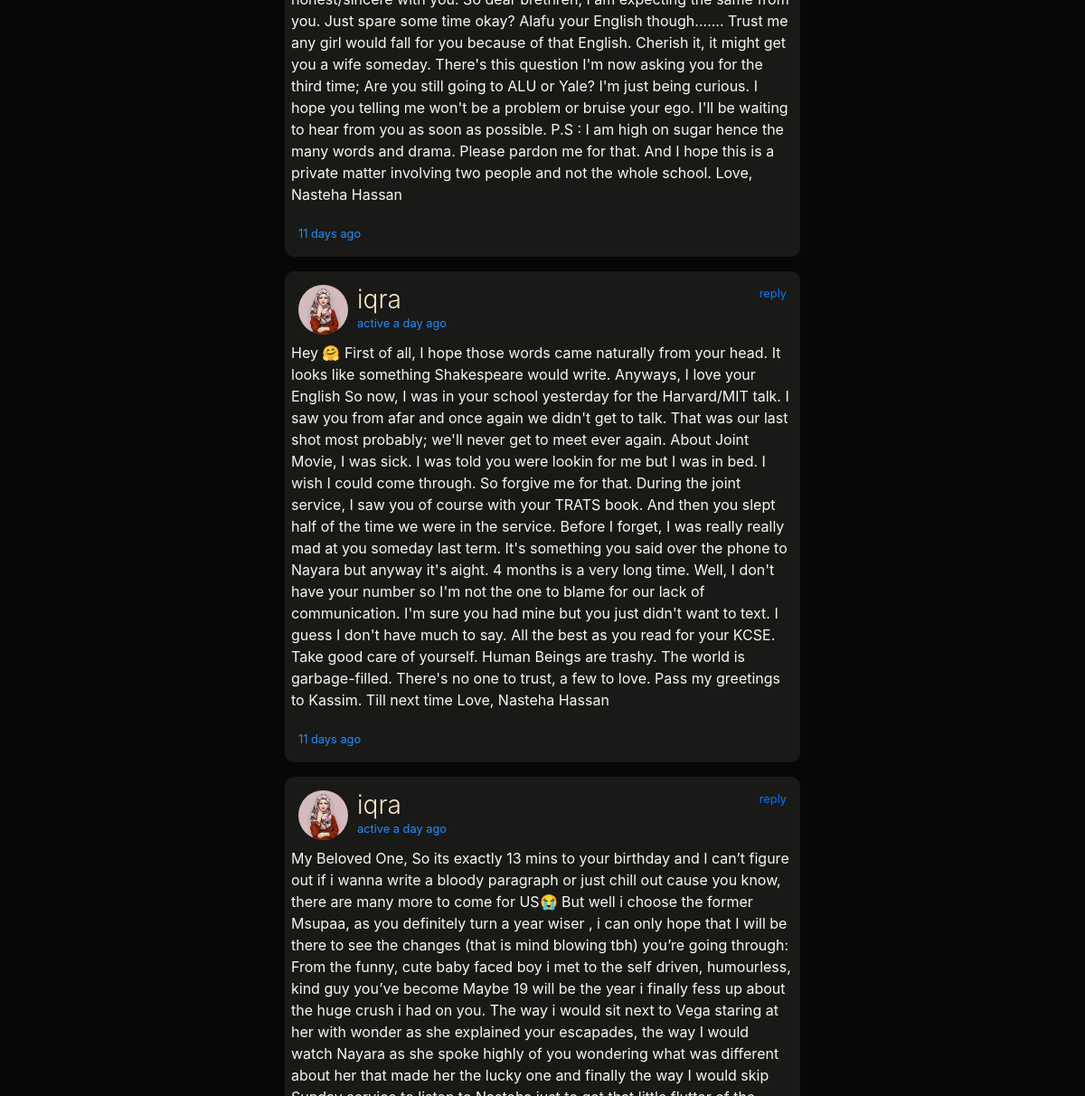
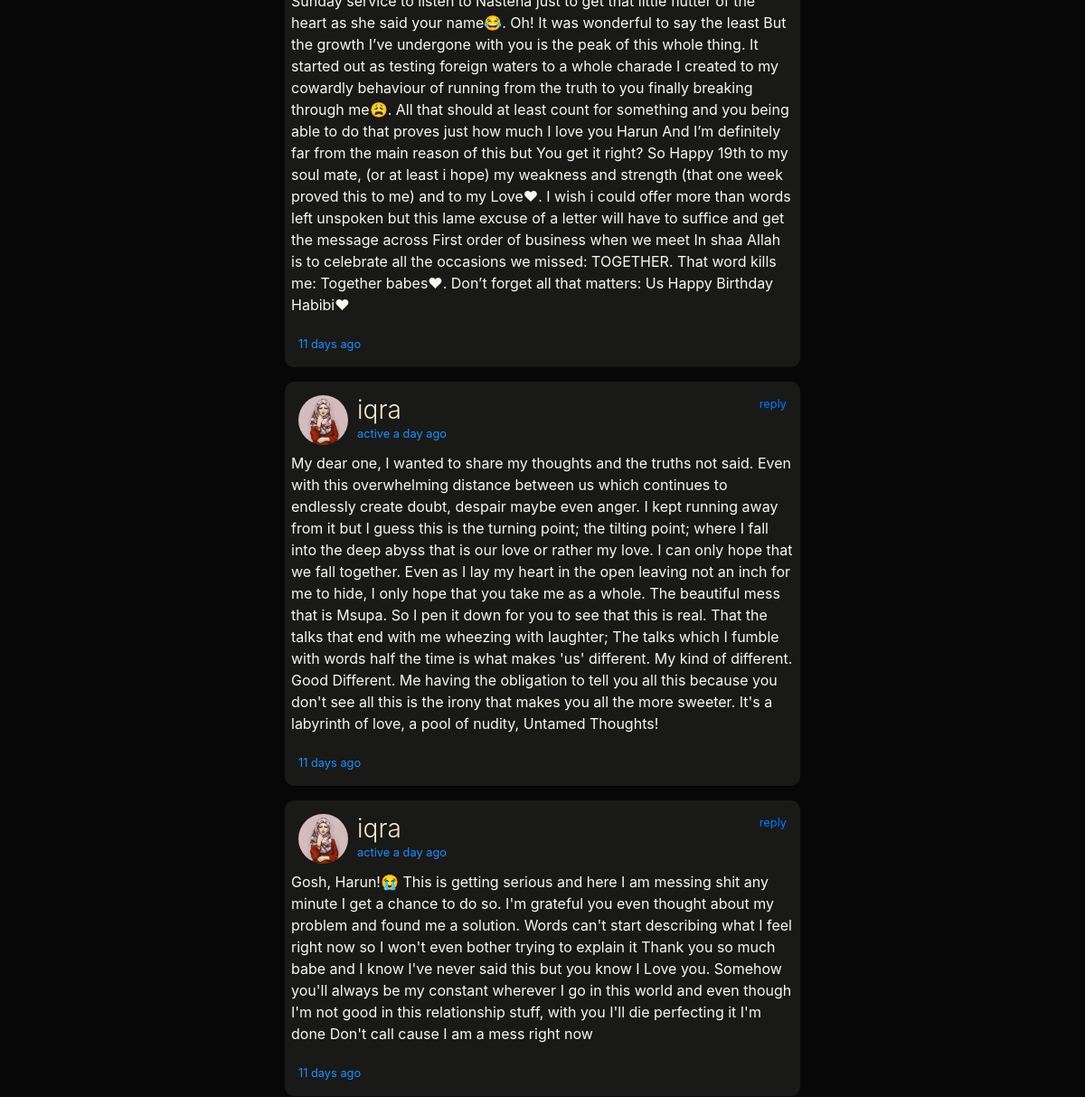
/messages (signed in, middle part), run on an earlier commit of the app's database (2 pictures, top to bottom).
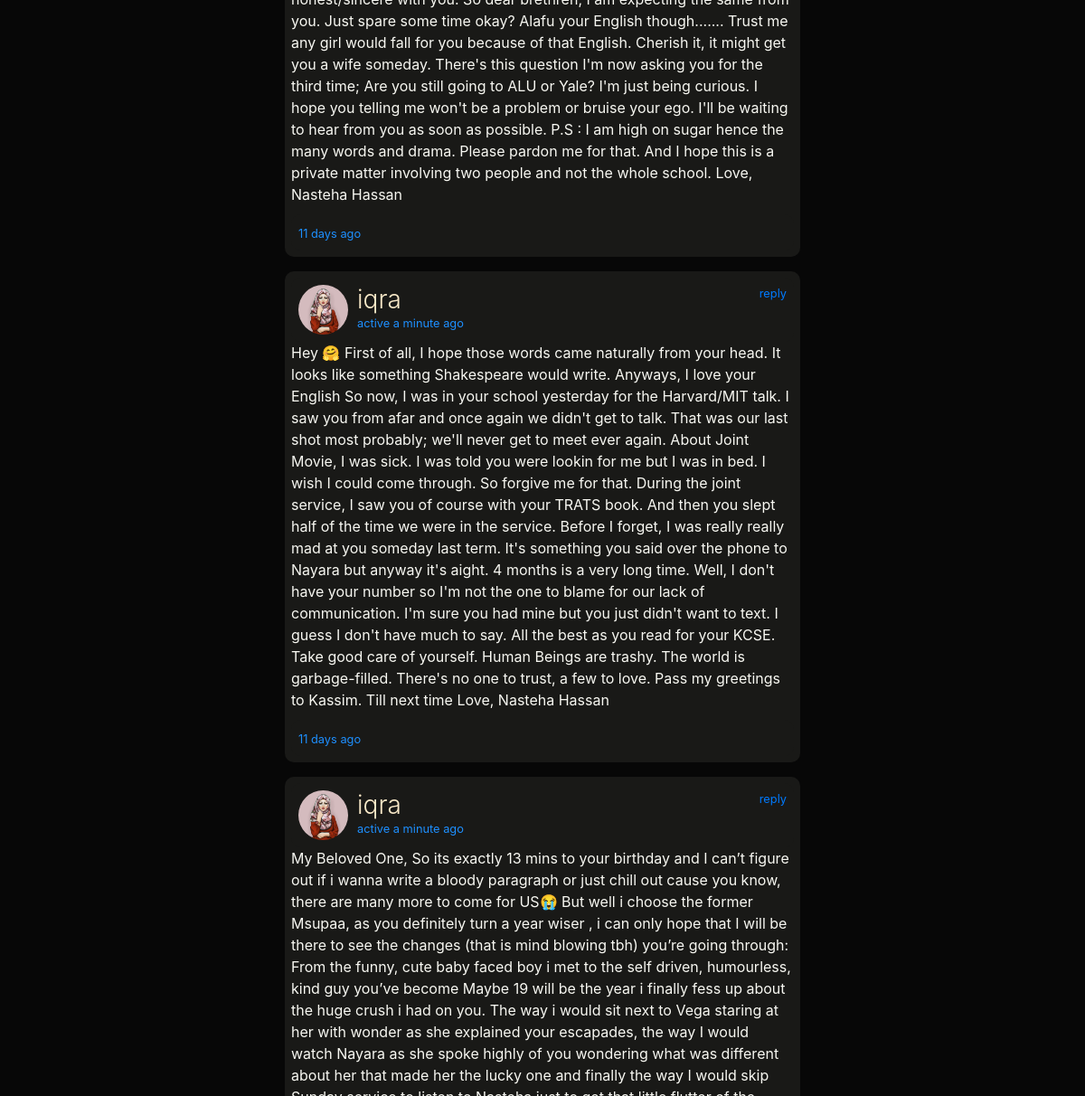
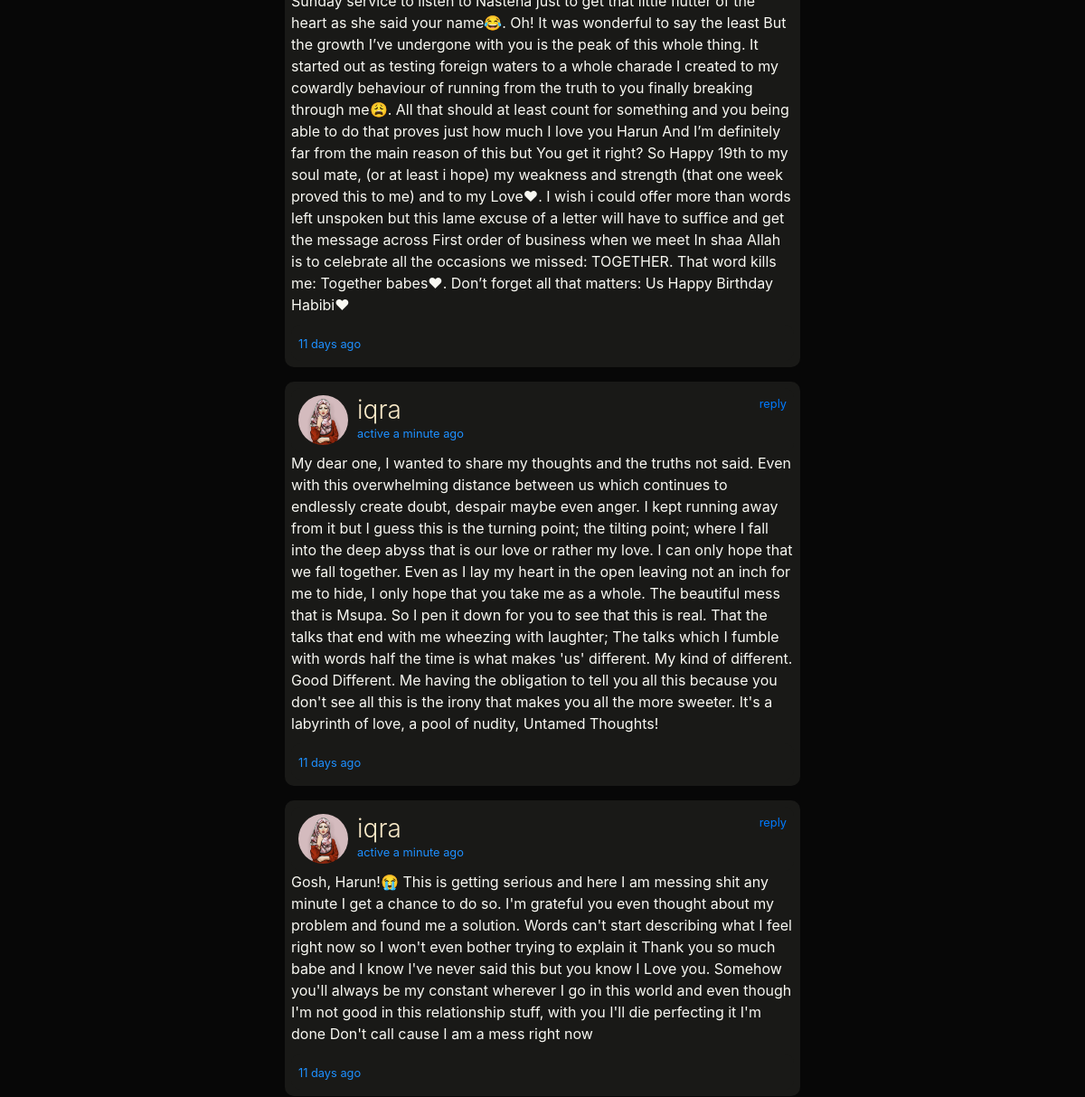
And on a later commit of the database (2 pictures, top to bottom).
### bambiv3/models.py (models this page shows, shortened)
class User(db.Model, UserMixin):
	id = db.Column(db.Integer, primary_key=True)
	username = db.Column(db.String(20), unique=True, nullable=False)
	email = db.Column(db.String(120), unique=True, nullable=False)
	image_file = db.Column(db.String(20), nullable=False, default='default.jpg')
	password = db.Column(db.String(60), nullable=False)
	last_seen = db.Column(db.DateTime, default=datetime.utcnow)
	department = db.Column(db.String(20), nullable=False)
	student_number = db.Column(db.Integer(), unique=True, nullable=False)
	age = db.Column(db.Integer(), nullable=False)
	country = db.Column(db.String(20), nullable=False)
	hobby = db.Column(db.String(20), nullable=False)
	bio = db.Column(db.String(120), nullable=True)
	private = db.Column(db.Boolean, default=False, nullable=False)
	posts = db.relationship('Post', backref='author', lazy=True)
	products = db.relationship('Product', backref='author', lazy=True)
	followed = db.relationship(
		'User', secondary=followers,
		primaryjoin=(followers.c.follower_id == id),
		secondaryjoin=(followers.c.followed_id == id),
		backref=db.backref('followers', lazy='dynamic'), lazy='dynamic')
	messages_sent = db.relationship('Message',
									foreign_keys='Message.sender_id',
									backref='author', lazy='dynamic')
	messages_received = db.relationship('Message',
										foreign_keys='Message.recipient_id',
										backref='recipient', lazy='dynamic')
	last_message_read_time = db.Column(db.DateTime)
	def new_messages(self):
		last_read_time = self.last_message_read_time or datetime(1900, 1, 1)
		return Message.query.filter_by(recipient=self).filter(
			Message.timestamp > last_read_time).count()

### bambiv3/routes.py (the view)
@app.route('/messages')
@login_required
def messages():
	current_user.last_message_read_time = datetime.utcnow()
	db.session.commit()
	messages = current_user.messages_received.order_by(m.timestamp.desc())
	users = User.query.all()
	return render_template('messages.html', messages=messages, users=users)

### bambiv3/models.py (called while the page is built)
@login_manager.user_loader
def load_user(user_id):
	return User.query.get(int(user_id))

### bambiv3/routes.py (called while the page is built)
@app.before_request
def before_request():
	if current_user.is_authenticated:
		current_user.last_seen = datetime.utcnow()
		db.session.commit()

### bambiv3/templates/messages.html (shortened to what this page needs)
{% extends "layout.html" %}
{% block content %}
<div class="container-fluid">
  <div class="row">
    <div class="col-lg-3 d-none d-lg-block">
      {% if current_user.is_authenticated %}
      <br>
       {% set new_messages = current_user.new_messages() %}
  <br>
  {% endif %}
</div>
    <div class="col-lg-6">
          {% if current_user.is_authenticated %}
          <br>
          {% endif %}
   {% for message in messages %}
    <div class="post mb-3">
      <header>
          <img src="{{ url_for('static', filename='profile_pics/' + message.author.image_file) }}" alt="profile pic" class="profile-thumbnail">
          <div class="profile-name">
            <h3 data-toggle="popover"><a href="{{url_for('user_posts', username=message.author.username)}}" style="color:#F9E9C8;">{{message.author.username}}
           </a></h3>
            <small>active {{ moment(message.author.last_seen).fromNow() }}</small>
          </div>
          <div class="follow-btn">
            <small><a href="{{ url_for('send_message',recipient=message.author.username) }}" style="text-decoration:none;">reply</a></small>
          </div>
        </header>
        <div id="inner">
          <p>{{message.body | safe | urlize(40, target='_blank')}}</p>
        </div>
        <footer>
            <div class="Retweets">
               <small class="date">{{ moment(message.timestamp).fromNow() }}</small>
            </div>
        </footer>
    </div>
  {% endfor %}
</div>
{% endblock content %}

What changed in the data, as far as the page shows it:
changed User: last_seen "a day ago" → "a minute ago"
